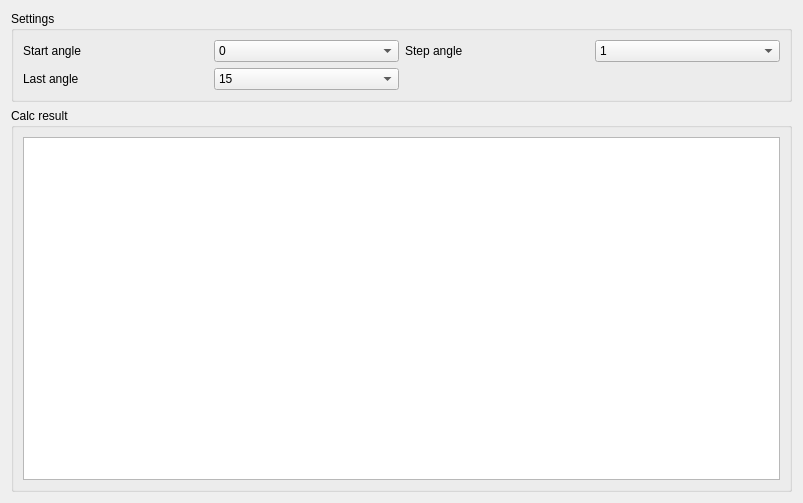
<?xml version="1.0" encoding="UTF-8"?>
<ui version="4.0">
 <class>MainWidget</class>
 <widget class="QWidget" name="MainWidget">
  <property name="geometry">
   <rect>
    <x>0</x>
    <y>0</y>
    <width>803</width>
    <height>503</height>
   </rect>
  </property>
  <property name="windowTitle">
   <string>Form</string>
  </property>
  <layout class="QGridLayout" name="gridLayout">
   <item row="1" column="0" colspan="2">
    <widget class="QGroupBox" name="groupBox">
     <property name="title">
      <string>Calc result</string>
     </property>
     <layout class="QGridLayout" name="gridLayout_2">
      <item row="1" column="1">
       <widget class="QTableWidget" name="tableWidget"/>
      </item>
     </layout>
    </widget>
   </item>
   <item row="0" column="0" colspan="2">
    <widget class="QGroupBox" name="settingsBox">
     <property name="title">
      <string>Settings</string>
     </property>
     <layout class="QGridLayout" name="gridLayout_3">
      <item row="0" column="3">
       <widget class="QComboBox" name="startAngleComboBox">
        <property name="currentIndex">
         <number>0</number>
        </property>
        <item>
         <property name="text">
          <string>0</string>
         </property>
        </item>
        <item>
         <property name="text">
          <string>30</string>
         </property>
        </item>
        <item>
         <property name="text">
          <string>45</string>
         </property>
        </item>
        <item>
         <property name="text">
          <string>90</string>
         </property>
        </item>
        <item>
         <property name="text">
          <string>180</string>
         </property>
        </item>
       </widget>
      </item>
      <item row="0" column="2">
       <widget class="QLabel" name="label_4">
        <property name="text">
         <string>Start angle</string>
        </property>
       </widget>
      </item>
      <item row="1" column="2">
       <widget class="QLabel" name="label_6">
        <property name="text">
         <string>Last angle</string>
        </property>
       </widget>
      </item>
      <item row="1" column="3">
       <widget class="QComboBox" name="lastAngleComboBox">
        <property name="editable">
         <bool>false</bool>
        </property>
        <item>
         <property name="text">
          <string>15</string>
         </property>
        </item>
        <item>
         <property name="text">
          <string>30</string>
         </property>
        </item>
        <item>
         <property name="text">
          <string>45</string>
         </property>
        </item>
        <item>
         <property name="text">
          <string>60</string>
         </property>
        </item>
        <item>
         <property name="text">
          <string>90</string>
         </property>
        </item>
        <item>
         <property name="text">
          <string>180</string>
         </property>
        </item>
        <item>
         <property name="text">
          <string>270</string>
         </property>
        </item>
        <item>
         <property name="text">
          <string>360</string>
         </property>
        </item>
       </widget>
      </item>
      <item row="0" column="5">
       <widget class="QComboBox" name="stepAngleComboBox">
        <item>
         <property name="text">
          <string>1</string>
         </property>
        </item>
        <item>
         <property name="text">
          <string>2</string>
         </property>
        </item>
        <item>
         <property name="text">
          <string>3</string>
         </property>
        </item>
        <item>
         <property name="text">
          <string>5</string>
         </property>
        </item>
        <item>
         <property name="text">
          <string>10</string>
         </property>
        </item>
        <item>
         <property name="text">
          <string>15</string>
         </property>
        </item>
        <item>
         <property name="text">
          <string>20</string>
         </property>
        </item>
        <item>
         <property name="text">
          <string>30</string>
         </property>
        </item>
       </widget>
      </item>
      <item row="0" column="4">
       <widget class="QLabel" name="label">
        <property name="text">
         <string>Step angle</string>
        </property>
       </widget>
      </item>
     </layout>
    </widget>
   </item>
  </layout>
 </widget>
 <resources/>
 <connections/>
</ui>
